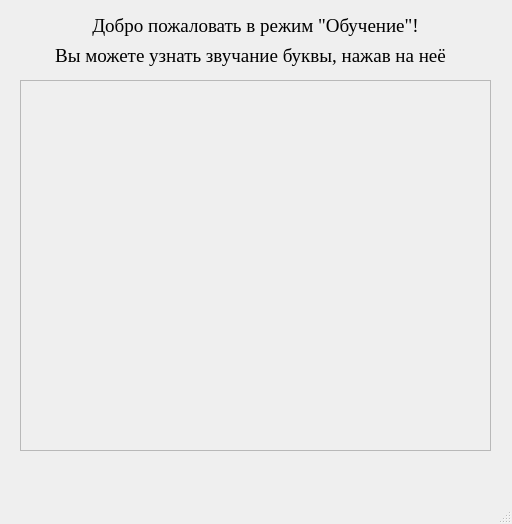
<?xml version="1.0" encoding="UTF-8"?>
<ui version="4.0">
 <class>MainWindow</class>
 <widget class="QMainWindow" name="MainWindow">
  <property name="geometry">
   <rect>
    <x>0</x>
    <y>0</y>
    <width>512</width>
    <height>524</height>
   </rect>
  </property>
  <property name="font">
   <font>
    <family>Times New Roman</family>
   </font>
  </property>
  <property name="windowTitle">
   <string>Обучение</string>
  </property>
  <widget class="QWidget" name="centralwidget">
   <widget class="QLabel" name="greet_edu_1">
    <property name="geometry">
     <rect>
      <x>70</x>
      <y>10</y>
      <width>371</width>
      <height>31</height>
     </rect>
    </property>
    <property name="font">
     <font>
      <family>Times New Roman</family>
      <pointsize>14</pointsize>
     </font>
    </property>
    <property name="text">
     <string>Добро пожаловать в режим &quot;Обучение&quot;!</string>
    </property>
    <property name="alignment">
     <set>Qt::AlignCenter</set>
    </property>
   </widget>
   <widget class="QLabel" name="greet_edu_2">
    <property name="geometry">
     <rect>
      <x>40</x>
      <y>40</y>
      <width>421</width>
      <height>31</height>
     </rect>
    </property>
    <property name="font">
     <font>
      <family>Times New Roman</family>
      <pointsize>14</pointsize>
     </font>
    </property>
    <property name="text">
     <string>Вы можете узнать звучание буквы, нажав на неё</string>
    </property>
    <property name="alignment">
     <set>Qt::AlignCenter</set>
    </property>
   </widget>
   <widget class="QTextBrowser" name="field">
    <property name="enabled">
     <bool>false</bool>
    </property>
    <property name="geometry">
     <rect>
      <x>20</x>
      <y>80</y>
      <width>471</width>
      <height>371</height>
     </rect>
    </property>
    <property name="font">
     <font>
      <pointsize>14</pointsize>
     </font>
    </property>
    <property name="styleSheet">
     <string notr="true">color: rgb(0, 0, 0);</string>
    </property>
   </widget>
   <widget class="QLabel" name="comment">
    <property name="geometry">
     <rect>
      <x>110</x>
      <y>460</y>
      <width>47</width>
      <height>13</height>
     </rect>
    </property>
    <property name="font">
     <font>
      <family>Times New Roman</family>
      <pointsize>14</pointsize>
     </font>
    </property>
    <property name="text">
     <string/>
    </property>
   </widget>
  </widget>
  <widget class="QMenuBar" name="menubar">
   <property name="geometry">
    <rect>
     <x>0</x>
     <y>0</y>
     <width>512</width>
     <height>21</height>
    </rect>
   </property>
  </widget>
  <widget class="QStatusBar" name="statusbar"/>
 </widget>
 <resources/>
 <connections/>
</ui>
